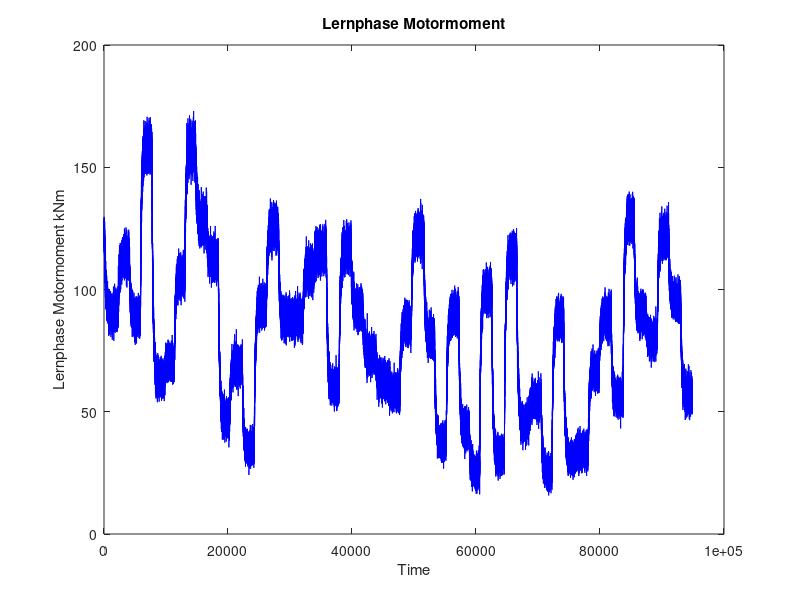
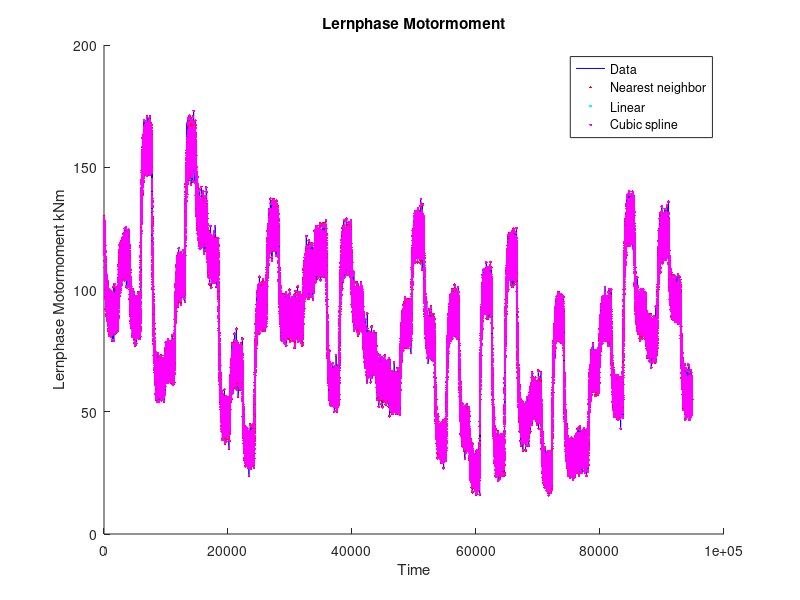
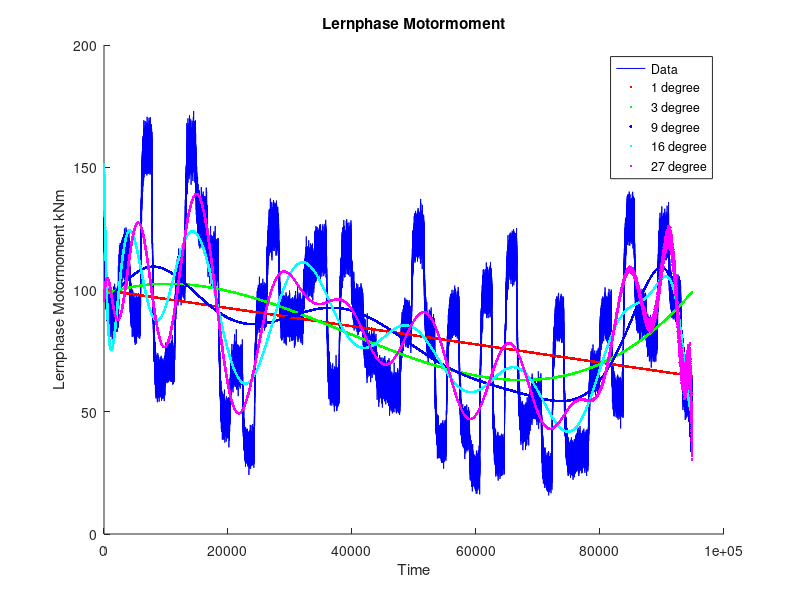

Recreate these plots in MATLAB, in order.
clear;
load('TestMeasureData.mat');
len=length(Lernphase_Motormoment_kNm);
time=1:len;

figure(1);
plot(time,Lernphase_Motormoment_kNm,'b-');
xlabel('Time');
ylabel('Lernphase Motormoment kNm');
title('Lernphase Motormoment');

% Nearest neighbor interpolation
y_nearest = interp1(time,Lernphase_Motormoment_kNm,'nearest'); 

% Linear interpolation
y_linear = interp1(time,Lernphase_Motormoment_kNm,'linear'); 

% Cubic spline interpolation
y_spline = interp1(time,Lernphase_Motormoment_kNm,'spline'); 

figure(2);
hold on;
plot(time,Lernphase_Motormoment_kNm,'b-');
plot(time,y_nearest,'r.');
plot(time,y_linear,'c.');
plot(time,y_spline,'m.');
xlabel('Time');
ylabel('Lernphase Motormoment kNm');
title('Lernphase Motormoment');
legend('Data','Nearest neighbor','Linear','Cubic spline');
hold off;

% Polynomials interpolation
b = polyfit(time,Lernphase_Motormoment_kNm,1);
y_poly1 = polyval(b,time);

b = polyfit(time,Lernphase_Motormoment_kNm,3);
y_poly3 = polyval(b,time);

b = polyfit(time,Lernphase_Motormoment_kNm,9);
y_poly9 = polyval(b,time);

b = polyfit(time,Lernphase_Motormoment_kNm,16);
y_poly16 = polyval(b,time);

b = polyfit(time,Lernphase_Motormoment_kNm,27);
y_poly27 = polyval(b,time);

figure(3);
hold on;
plot(time,Lernphase_Motormoment_kNm,'b-');
plot(time,y_poly1,'r.');
plot(time,y_poly3,'g.');
plot(time,y_poly9,'b.');
plot(time,y_poly16,'c.');
plot(time,y_poly27,'m.');
xlabel('Time');
ylabel('Lernphase Motormoment kNm');
title('Lernphase Motormoment');
legend('Data','1 degree','3 degree','9 degree','16 degree','27 degree');
hold off;
